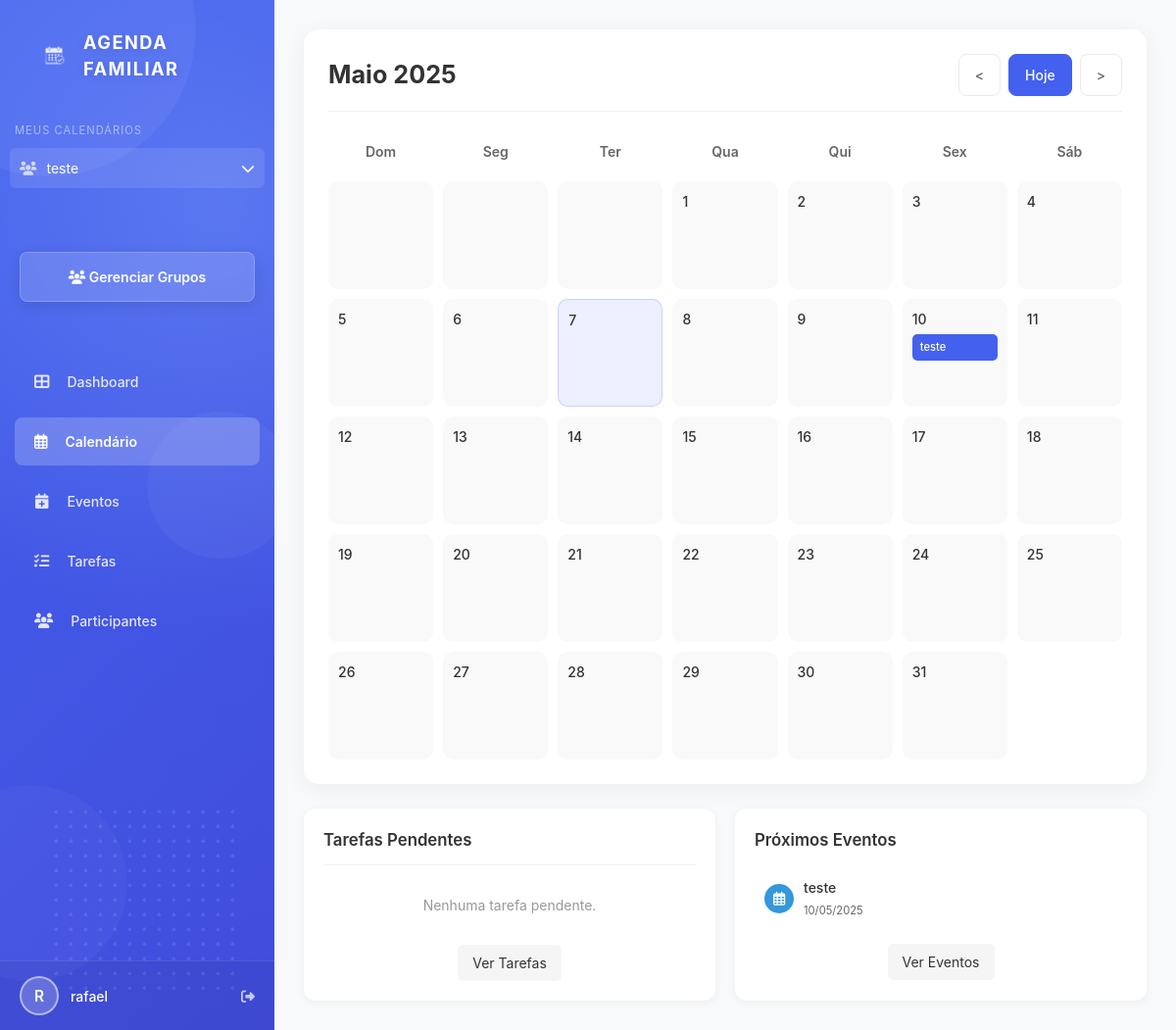
Screenshot of /calendar (signed in) with the database file from the repository.
### backend/models/models.py (models this page shows, shortened)
class Family(db.Model):
    id = db.Column(db.Integer, primary_key=True)
    name = db.Column(db.String(100), nullable=False)
    created_at = db.Column(db.DateTime, nullable=False, default=datetime.utcnow)
    admin_id = db.Column(db.Integer, db.ForeignKey('user.id'), nullable=False)
    events = db.relationship('Event', backref='family', lazy=True)
    admins = db.relationship('User', secondary=family_admins, backref='admin_families')

class User(db.Model, UserMixin):
    id = db.Column(db.Integer, primary_key=True)
    username = db.Column(db.String(50), nullable=False)
    email = db.Column(db.String(120), unique=True, nullable=False)
    password = db.Column(db.String(150), nullable=False)
    active_family_id = db.Column(db.Integer, db.ForeignKey('family.id'), nullable=True)
    events = db.relationship('Event', backref='creator', lazy=True)
    families = db.relationship('Family', secondary=user_families,
                              backref=db.backref('members', lazy='dynamic'),
                              lazy='dynamic')
    active_family = db.relationship('Family', foreign_keys=[active_family_id])

class Event(db.Model):
    id = db.Column(db.Integer, primary_key=True)
    title = db.Column(db.String(100), nullable=False)
    description = db.Column(db.Text, nullable=True)
    start_time = db.Column(db.DateTime, nullable=False)
    end_time = db.Column(db.DateTime, nullable=False)
    created_at = db.Column(db.DateTime, nullable=False, default=datetime.utcnow)
    user_id = db.Column(db.Integer, db.ForeignKey('user.id'), nullable=False)
    family_id = db.Column(db.Integer, db.ForeignKey('family.id'), nullable=False)

### backend/routes/routes.py (the view)
@main.route('/calendar')
@login_required
def calendar():
    today = date.today()
    year = request.args.get('year', type=int, default=today.year)
    month = request.args.get('month', type=int, default=today.month)
    if month < 1 or month > 12:
        month = today.month
    if year < 2000 or year > 2100:  # Limites arbitrários
        year = today.year
    first_day_of_month = cal_module.monthrange(year, month)[0]
    days_in_month = cal_module.monthrange(year, month)[1]
    if not current_user.active_family_id:
        return redirect(url_for('main.family_options'))
    removed_count = clean_past_events(current_user.active_family_id)
    if removed_count > 0:
        flash(f'{removed_count} eventos antigos foram automaticamente removidos.', 'info')
    start_date = datetime(year, month, 1)
    if month == 12:
        end_date = datetime(year + 1, 1, 1)
    else:
        end_date = datetime(year, month + 1, 1)
    events = Event.query.filter_by(family_id=current_user.active_family_id).all()
    tasks = Task.query.filter_by(family_id=current_user.active_family_id, completed=False).all()
    upcoming_events = [event for event in events if event.start_time >= datetime.now()]
    upcoming_events.sort(key=lambda x: x.start_time)
    upcoming_events = upcoming_events[:5]
    pending_tasks = Task.query.filter_by(family_id=current_user.active_family_id, completed=False).order_by(Task.due_date.asc()).limit(5).all()
    return render_template('calendar/calendar.html',
                          events=events,
                          tasks=tasks,
                          upcoming_events=upcoming_events,
                          pending_tasks=pending_tasks,
                          days_in_month=days_in_month,
                          first_day_of_month=first_day_of_month,
                          current_year=year,
                          current_month=month,
                          today=today)

### frontend/templates/calendar/calendar.html (shortened to what this page needs)
{% extends "layout/app_layout.html" %}
{% block content %}
{% if no_family %}
    <div class="form-container" style="text-align: center;">
        <h2 class="empty-state-title">Você ainda não participa de nenhum calendário</h2>
        <p class="form-info">Entre em um grupo para começar a usar a Agenda Familiar!</p>
        <div class="form-actions">
            <a href="{{ url_for('main.create_family') }}" class="btn btn-primary">Criar grupo</a>
            <a href="{{ url_for('main.join_family_page') }}" class="btn btn-secondary">Entrar em grupo</a>
        </div>
    </div>
{% else %}
    <div class="calendar-container">
        <div class="calendar-header">
            <div class="month-title">
                {% set months = ['Janeiro', 'Fevereiro', 'Março', 'Abril', 'Maio', 'Junho', 'Julho', 'Agosto', 'Setembro', 'Outubro', 'Novembro', 'Dezembro'] %}
                {{ months[current_month - 1] }} {{ current_year }}
            </div>
            <div class="calendar-nav">
                <button class="calendar-nav-btn" onclick="location.href='?month={{ current_month - 1 if current_month > 1 else 12 }}&year={{ current_year if current_month > 1 else current_year - 1 }}'">
                    &lt;
                </button>
                <button class="calendar-nav-btn today" onclick="location.href='?'">
                    Hoje
                </button>
                <button class="calendar-nav-btn" onclick="location.href='?month={{ current_month + 1 if current_month < 12 else 1 }}&year={{ current_year if current_month < 12 else current_year + 1 }}'">
                    &gt;
                </button>
            </div>
        </div>
        <div class="calendar-grid">
            <div class="calendar-day-header">Dom</div>
            <div class="calendar-day-header">Seg</div>
            <div class="calendar-day-header">Ter</div>
            <div class="calendar-day-header">Qua</div>
            <div class="calendar-day-header">Qui</div>
            <div class="calendar-day-header">Sex</div>
            <div class="calendar-day-header">Sáb</div>
            {% for i in range(first_day_of_month) %}
                <div class="calendar-day"></div>
            {% endfor %}
            {% for day in range(1, days_in_month + 1) %}
                <div class="calendar-day {% if today and day == today.day and current_month == today.month and current_year == today.year %}today{% endif %}">
                    {{ day }}
                    {% for event in events %}
                        {% if event.start_time.day == day and event.start_time.month == current_month and event.start_time.year == current_year %}
                            <div class="calendar-event" onclick="location.href='{{ url_for('main.edit_event', event_id=event.id) }}'">
                                {{ event.title }}
                            </div>
                        {% endif %}
                    {% endfor %}
                </div>
            {% endfor %}
        </div>
    </div>
    <div class="side-panel">
    <div class="tasks-panel">
        <h3 class="tasks-title">Tarefas Pendentes</h3>
            {% if pending_tasks %}
                <ul class="tasks-list">
                    {% for task in pending_tasks %}
                        <li class="task-item">
                            <span class="task-icon"><i class="fas fa-tasks"></i></span>
                            <div class="task-content">
                                <span class="task-title">{{ task.title }}</span>
                                <span class="task-date">{{ task.due_date.strftime('%d/%m/%Y') }}</span>
                            </div>
                        </li>
                    {% endfor %}
                </ul>
            {% else %}
                <p class="empty-state">Nenhuma tarefa pendente.</p>
            {% endif %}
            <div class="panel-actions">
                <a href="{{ url_for('main.tasks') }}" class="panel-action-btn">Ver Tarefas</a>
            </div>
        </div>
        <div class="events-panel">
            <h3 class="events-title">Próximos Eventos</h3>
        {% if upcoming_events %}
                <ul class="events-list">
                {% for event in upcoming_events %}
                        <li class="event-item">
                            <span class="event-icon"><i class="far fa-calendar-alt"></i></span>
                            <div class="event-content">
                                <span class="event-title">{{ event.title }}</span>
                                <span class="event-date">{{ event.start_time.strftime('%d/%m/%Y') }}</span>
                            </div>
                    </li>
                {% endfor %}
            </ul>
        {% else %}
                <p class="empty-state">Nenhum evento próximo.</p>
        {% endif %}
            <div class="panel-actions">
                <a href="{{ url_for('main.events') }}" class="panel-action-btn">Ver Eventos</a>
            </div>
        </div>
    </div>
{% endif %}
{% endblock %}

### frontend/templates/layout/app_layout.html (shortened to what this page needs)
<!DOCTYPE html>
<html lang="pt-br">
<head>
    <link rel="stylesheet" href="{{ url_for('static', filename='css/app_styles.css') }}">
    <link rel="stylesheet" href="https://cdnjs.cloudflare.com/ajax/libs/font-awesome/6.4.0/css/all.min.css">
</head>
<body>
    <div class="app-container">
        <div class="sidebar">
            <div class="circle-decoration circle-1"></div>
            <div class="circle-decoration circle-2"></div>
            <div class="circle-decoration circle-3"></div>
            <div class="dot-pattern"></div>
            <div class="header-logo">
                <img src="{{ url_for('static', filename='images/calendario.png') }}" alt="Calendário" class="logo-image">
                <div class="logo-text">AGENDA FAMILIAR</div>
            </div>
            <div class="families-list">
                <div class="families-header">Meus Calendários</div>
                {% if current_user.families.all() %}
                    <div class="calendar-dropdown">
                        <div class="calendar-dropdown-header" onclick="toggleCalendarDropdown()">
                            <div style="display: flex; align-items: center;">
                                <i class="fas fa-users family-icon"></i>
                                <div class="family-name">
                                    {% if current_user.active_family %}
                                        {{ current_user.active_family.name }}
                                    {% else %}
                                        Selecione um calendário
                                    {% endif %}
                                </div>
                            </div>
                            <i class="fas fa-chevron-down"></i>
                        </div>
                    </div>
                {% else %}
                    <div class="family-item">
                        <i class="fas fa-exclamation-circle family-icon"></i>
                        <div class="family-name">Nenhum calendário</div>
                    </div>
                {% endif %}
            </div>
            <a href="{{ url_for('main.family_options') }}" class="new-calendar-btn">
                <i class="fas fa-users"></i> Gerenciar Grupos
            </a>
            {% if current_user.active_family_id %}
                <nav class="nav-menu">
                    <a href="{{ url_for('main.dashboard') }}" class="nav-item {% if request.endpoint == 'main.dashboard' %}active{% endif %}">
                        <i class="fas fa-th-large"></i> Dashboard
                    </a>
                    <a href="{{ url_for('main.calendar') }}" class="nav-item {% if request.endpoint == 'main.calendar' %}active{% endif %}">
                        <i class="far fa-calendar-alt"></i> Calendário
                    </a>
                    <a href="{{ url_for('main.events') }}" class="nav-item {% if request.endpoint == 'main.events' or request.endpoint == 'main.new_event' or request.endpoint == 'main.edit_event' %}active{% endif %}">
                        <i class="fas fa-calendar-plus"></i> Eventos
                    </a>
                    <a href="{{ url_for('main.tasks') }}" class="nav-item {% if request.endpoint == 'main.tasks' %}active{% endif %}">
                        <i class="fas fa-tasks"></i> Tarefas
                    </a>
                    <a href="{{ url_for('main.family_members') }}" class="nav-item {% if request.endpoint == 'main.family_members' %}active{% endif %}">
                        <i class="fas fa-users"></i> Participantes
                    </a>
                </nav>
            {% endif %}
            <div class="user-profile" onclick="openEditProfileModal()">
                <div class="avatar">
                    {{ current_user.username|first|upper }}
                </div>
                <span>{{ current_user.username }}</span>
                <a href="{{ url_for('main.logout') }}" style="margin-left: auto;" onclick="event.stopPropagation();">
                    <i class="fas fa-sign-out-alt"></i>
                </a>
            </div>
        </div>
        <div class="main-content">
            {% block content %}{% endblock %}
        </div>
    </div>
</body>
</html>

### rows the page displays
Family: active_family.name "teste"
User: username|first "R", username "rafael"
Event: title "teste", start_time "10/05/2025"

### other values shown
{{ months[current_month - 1] }} "Maio"
{{ current_year }} "2025"
{{ day }} "1" "2" "3" "4" "5" "6" "7" "8" "9" "10" "11" "12" "13" "14" "15" "16" "17" "18" "19" "20" "21" "22" "23" "24" "25" "26" "27" "28" "29" "30" "31"
